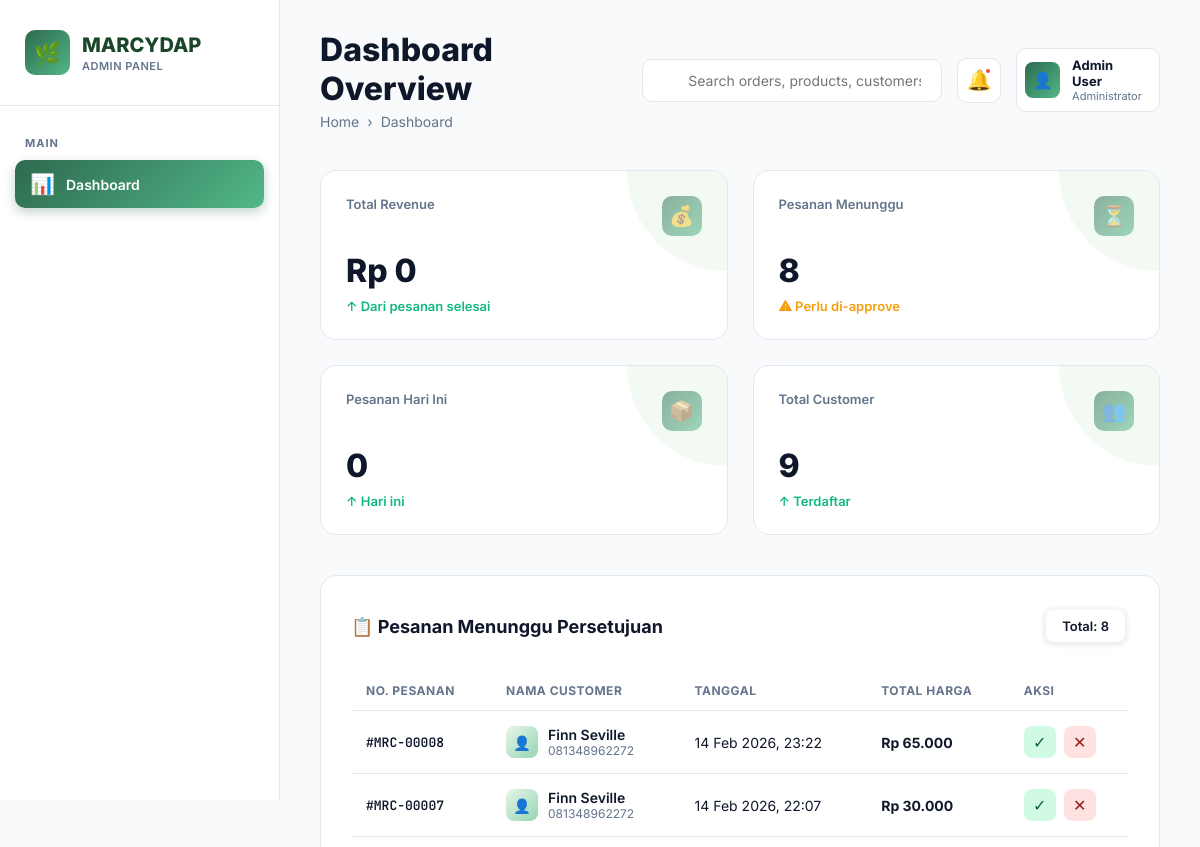
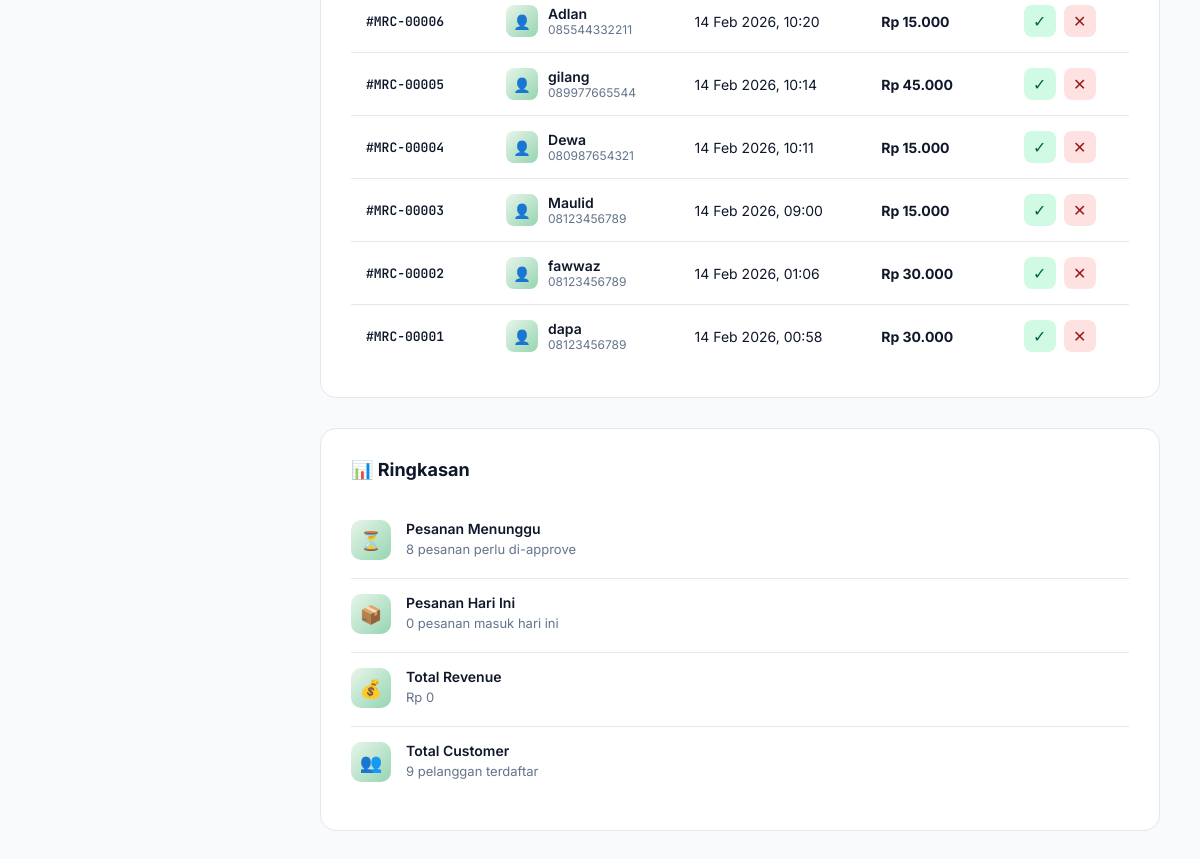
Before: /main/admin-panel/admin-panel.php with the older database file (2 pictures, top to bottom).
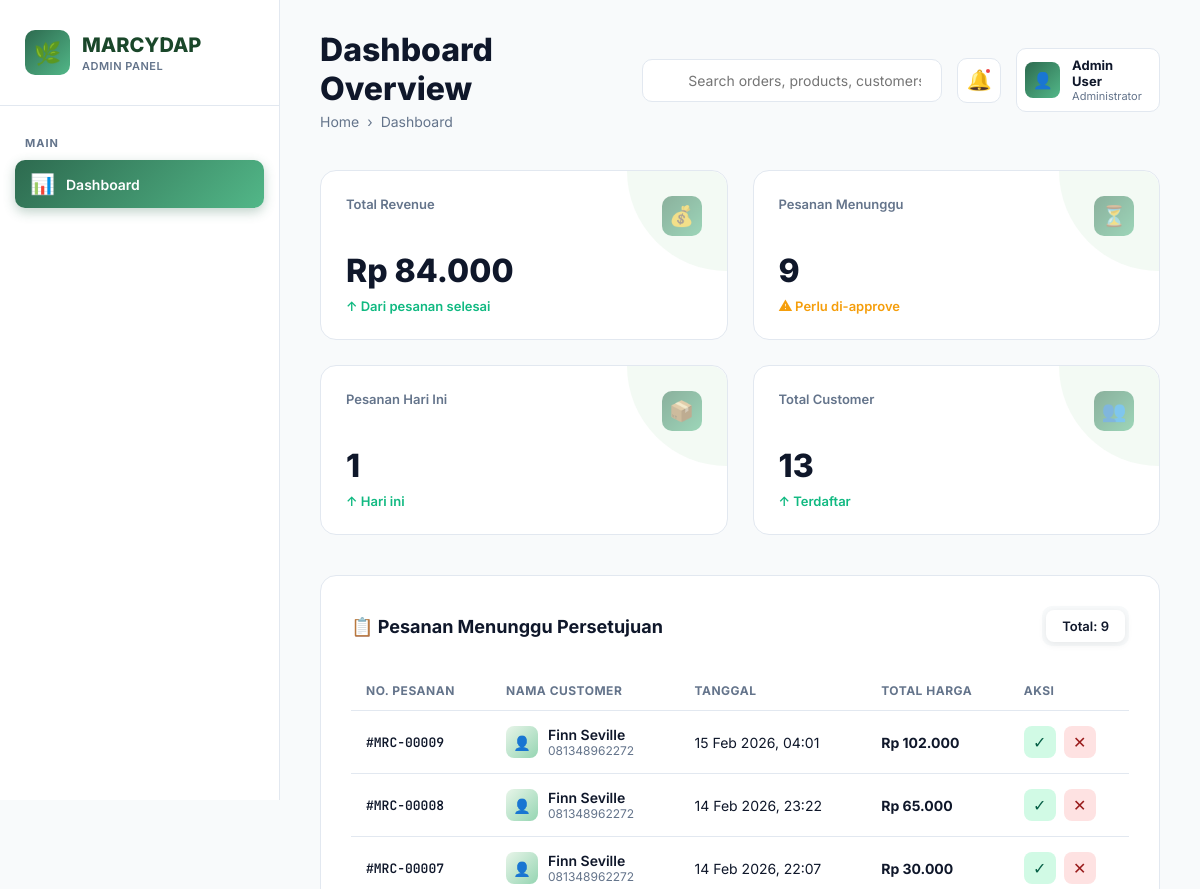
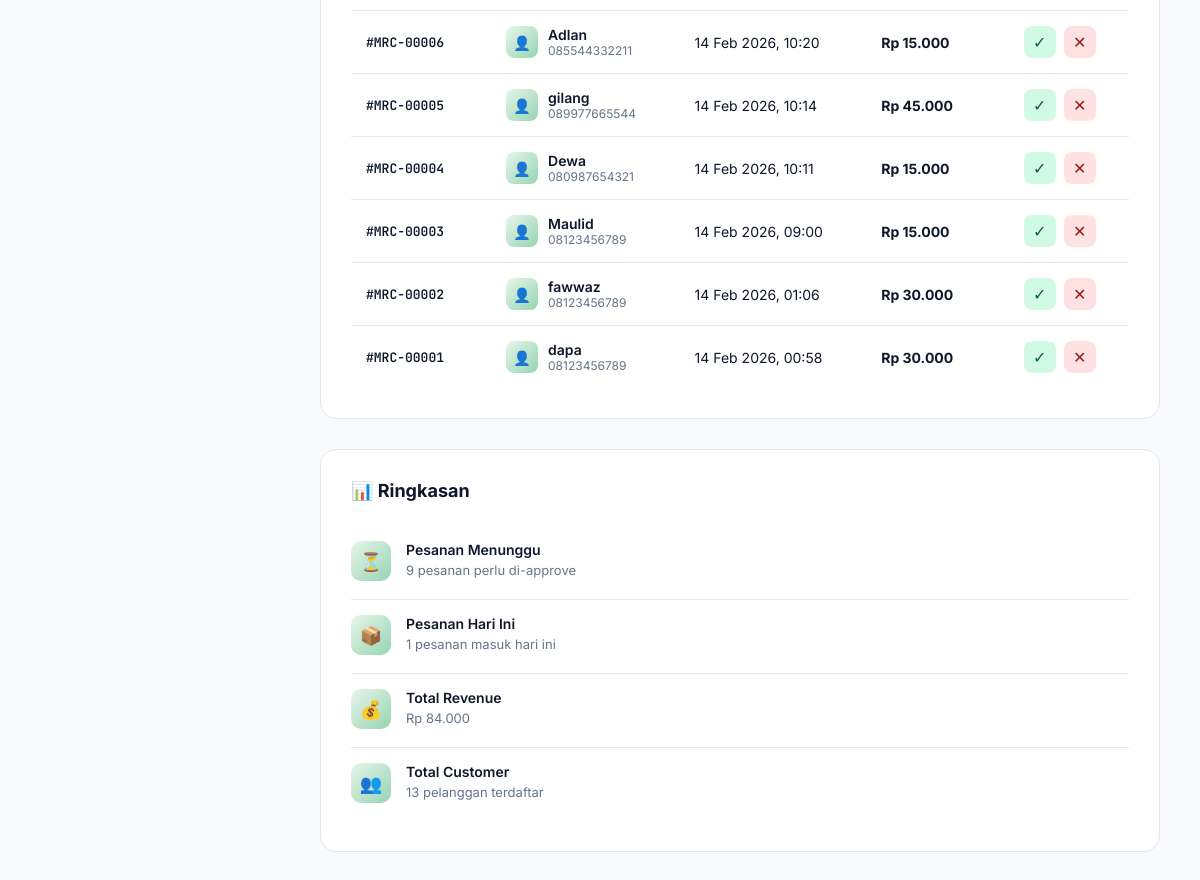
After: the same page with the newer database file (2 pictures, top to bottom).
### tables this page shows
CREATE TABLE `pemesanan` (
  `id_pemesanan` int NOT NULL,
  `id_user` int NOT NULL,
  `tanggal_pesan` datetime NOT NULL,
  `metode_pembayaran` enum('ewallet','cod') NOT NULL,
  `status` enum('menunggu','diproses','siap_diambil','selesai','dibatalkan') NOT NULL,
  `total_harga` varchar(100) NOT NULL
);

CREATE TABLE `user` (
  `id_user` int NOT NULL,
  `nama` varchar(100) NOT NULL,
  `umur` int NOT NULL,
  `no_hp` varchar(50) NOT NULL,
  `role` enum('user','admin') NOT NULL
);

### main/admin-panel/admin-panel.php (the view, shortened to what this page needs)
<?php
include '../../config/db.php';
$query = "SELECT p.*, u.nama, u.no_hp
          FROM pemesanan p
          JOIN user u ON p.id_user = u.id_user
          WHERE p.status = 'menunggu'
          ORDER BY p.tanggal_pesan DESC";
$result = mysqli_query($db, $query);
$pesanan_menunggu = [];
while ($row = mysqli_fetch_assoc($result)) {
    $pesanan_menunggu[] = $row;
}
$total_menunggu = count($pesanan_menunggu);
$query_revenue = "SELECT SUM(CAST(total_harga AS UNSIGNED)) as total FROM pemesanan WHERE status = 'selesai'";
$result_revenue = mysqli_query($db, $query_revenue);
$revenue_data = mysqli_fetch_assoc($result_revenue);
$total_revenue = $revenue_data['total'] ?? 0;
$query_today = "SELECT COUNT(*) as total FROM pemesanan WHERE DATE(tanggal_pesan) = CURDATE()";
$result_today = mysqli_query($db, $query_today);
$today_data = mysqli_fetch_assoc($result_today);
$pesanan_hari_ini = $today_data['total'];
$query_customer = "SELECT COUNT(*) as total FROM user";
$result_customer = mysqli_query($db, $query_customer);
$customer_data = mysqli_fetch_assoc($result_customer);
$total_customer = $customer_data['total'];
?>
<!DOCTYPE html>
<html lang="id">
<head>
    <link rel="stylesheet" href="admin-panel.css">
</head>
<body>
    <div class="admin-container">
        <aside class="sidebar">
            <div class="sidebar-logo">
                <div class="logo-content">
                    <div class="logo-icon">🌿</div>
                    <div class="logo-text">
                        <h2>MARCYDAP</h2>
                        <p>Admin Panel</p>
                    </div>
                </div>
            </div>
            <nav class="sidebar-menu">
                <div class="menu-section">
                    <div class="menu-label">Main</div>
                    <a href="admin-panel.php" class="menu-item active">
                        <span class="menu-icon">📊</span>
                        Dashboard
                    </a>
                </div>
            </nav>
        </aside>
        <main class="main-content">
            <div class="top-bar">
                <div class="page-title">
                    <h1>Dashboard Overview</h1>
                    <div class="breadcrumb">
                        <span> Home</span>
                        <span>›</span>
                        <span>Dashboard</span>
                    </div>
                </div>
                <div class="top-actions">
                    <div class="search-box">
                        <input type="text" placeholder="Search orders, products, customers...">
                    </div>
                    <div class="icon-btn">
                        🔔
                        <span class="notification-dot"></span>
                    </div>
                    <div class="profile-btn">
                        <div class="profile-avatar">👤</div>
                        <div class="profile-info">
                            <h4>Admin User</h4>
                            <p>Administrator</p>
                        </div>
                    </div>
                </div>
            </div>
            <div class="stats-grid">
                <div class="stat-card">
                    <div class="stat-header">
                        <span class="stat-label">Total Revenue</span>
                        <div class="stat-icon">💰</div>
                    </div>
                    <div class="stat-value">Rp <?php echo number_format($total_revenue, 0, ',', '.'); ?></div>
                    <div class="stat-change up">↑ Dari pesanan selesai</div>
                </div>
                <div class="stat-card">
                    <div class="stat-header">
                        <span class="stat-label">Pesanan Menunggu</span>
                        <div class="stat-icon">⏳</div>
                    </div>
                    <div class="stat-value"><?php echo $total_menunggu; ?></div>
                    <div class="stat-change" style="color: #f59e0b;">⚠ Perlu di-approve</div>
                </div>
                <div class="stat-card">
                    <div class="stat-header">
                        <span class="stat-label">Pesanan Hari Ini</span>
                        <div class="stat-icon">📦</div>
                    </div>
                    <div class="stat-value"><?php echo $pesanan_hari_ini; ?></div>
                    <div class="stat-change up">↑ Hari ini</div>
                </div>
                <div class="stat-card">
                    <div class="stat-header">
                        <span class="stat-label">Total Customer</span>
                        <div class="stat-icon">👥</div>
                    </div>
                    <div class="stat-value"><?php echo $total_customer; ?></div>
                    <div class="stat-change up">↑ Terdaftar</div>
                </div>
            </div>
            <div class="content-grid">
                <div class="table-card">
                    <div class="card-header">
                        <h3>📋 Pesanan Menunggu Persetujuan</h3>
                        <div class="filter-tabs">
                            <span class="filter-tab active">Total: <?php echo $total_menunggu; ?></span>
                        </div>
                    </div>
                    <?php if ($total_menunggu > 0) { ?>
                    <table class="data-table">
                        <thead>
                            <tr>
                                <th>No. Pesanan</th>
                                <th>Nama Customer</th>
                                <th>Tanggal</th>
                                <th>Total Harga</th>
                                <th>Aksi</th>
                            </tr>
                        </thead>
                        <tbody>
                            <?php foreach ($pesanan_menunggu as $pesanan) {
                                $nomor_pesanan = str_pad($pesanan['id_pemesanan'], 5, '0', STR_PAD_LEFT);
                                $tanggal = date('d M Y, H:i', strtotime($pesanan['tanggal_pesan']));
                            ?>
                            <tr>
                                <td>
                                    <span class="order-id">#MRC-<?php echo $nomor_pesanan; ?></span>
                                </td>
                                <td>
                                    <div class="customer-info">
                                        <div class="customer-avatar">👤</div>
                                        <div class="customer-details">
                                            <h4><?php echo $pesanan['nama']; ?></h4>
                                            <p><?php echo $pesanan['no_hp']; ?></p>
                                        </div>
                                    </div>
                                </td>
                                <td><?php echo $tanggal; ?></td>
                                <td><strong>Rp <?php echo number_format($pesanan['total_harga'], 0, ',', '.'); ?></strong></td>
                                <td>
                                    <div class="action-btns">
                                        <form method="POST" action="process_order.php" style="display: inline;">
                                            <button type="submit"
                                                    class="action-btn"
                                                    style="background: #d1fae5; color: #065f46;"
                                                    onclick="return confirm('Approve pesanan #MRC-<?php echo $nomor_pesanan; ?>?')">
                                                ✓
                                            </button>
                                        </form>
                                        <form method="POST" action="process_order.php" style="display: inline;">
                                            <button type="submit"
                                                    class="action-btn"
                                                    style="background: #fee2e2; color: #991b1b;"
                                                    onclick="return confirm('Batalkan pesanan #MRC-<?php echo $nomor_pesanan; ?>?')">
                                                ✕
                                            </button>
                                        </form>
                                    </div>
                                </td>
                            </tr>
                            <?php } ?>
                        </tbody>
                    </table>
                    <?php } ?>
                </div>
                <div class="activity-feed">
                    <div class="card-header">
                        <h3>📊 Ringkasan</h3>
                    </div>
                    <div class="activity-item">
                        <div class="activity-icon">⏳</div>
                        <div class="activity-content">
                            <h4>Pesanan Menunggu</h4>
                            <p><?php echo $total_menunggu; ?> pesanan perlu di-approve</p>
                        </div>
                    </div>
                    <div class="activity-item">
                        <div class="activity-icon">📦</div>
                        <div class="activity-content">
                            <h4>Pesanan Hari Ini</h4>
                            <p><?php echo $pesanan_hari_ini; ?> pesanan masuk hari ini</p>
                        </div>
                    </div>
                    <div class="activity-item">
                        <div class="activity-icon">💰</div>
                        <div class="activity-content">
                            <h4>Total Revenue</h4>
                            <p>Rp <?php echo number_format($total_revenue, 0, ',', '.'); ?></p>
                        </div>
                    </div>
                    <div class="activity-item">
                        <div class="activity-icon">👥</div>
                        <div class="activity-content">
                            <h4>Total Customer</h4>
                            <p><?php echo $total_customer; ?> pelanggan terdaftar</p>
                        </div>
                    </div>
                </div>
            </div>
        </main>
    </div>
</body>
</html>

Changed rows visible on the page:
added pemesanan: id_pemesanan "00009", id_user.nama "Finn Seville", id_user.no_hp "081348962272", tanggal_pesan "15 Feb 2026, 04:01", total_harga "102.000"
Other visible differences:
$total_revenue: "0" → "84.000"
$total_menunggu: "8" → "9"
$pesanan_hari_ini: "0" → "1"
$total_customer: "9" → "13"
